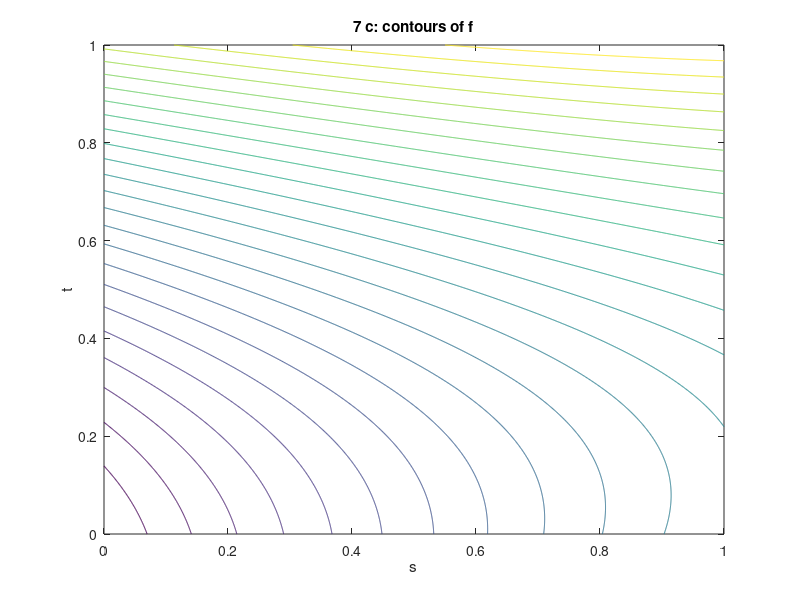

Recreate this plot in MATLAB.
%code to compute A; part a
load('hw4p7.mat')
A = zeros(size(udata,2),6);
for i = 1:size(udata,2)
    sm = udata(1,i);
    tm = udata(2,i);
    A(i,1) = sm.^2;
    A(i,2) = tm.^2;
    A(i,3) = sm.*tm;
    A(i,4) = sm;
    A(i,5) = tm;
    A(i,6) = 1;
end

%code to solve, part b
ATA = A'*A;
AAT = A*A';
[U,S,V] = svd(A);
U = U(:,1:6);
S = S(1:6,:);
als = V*inv(S)*U'*ydata;
als_correct = A\ydata;
%code to create contours
s = linspace(0,1,1000);
t = linspace(0,1,1000);
[x,y] = meshgrid(s,t);

f = als(1).*x.^2 + als(2).*y.^2 + als(3).*x.*y + als(4).*x + als(5).*y+als(6);
hold off
contour(s,t,f,25);
xlabel("s");
ylabel("t");
title("7 c: contours of f");